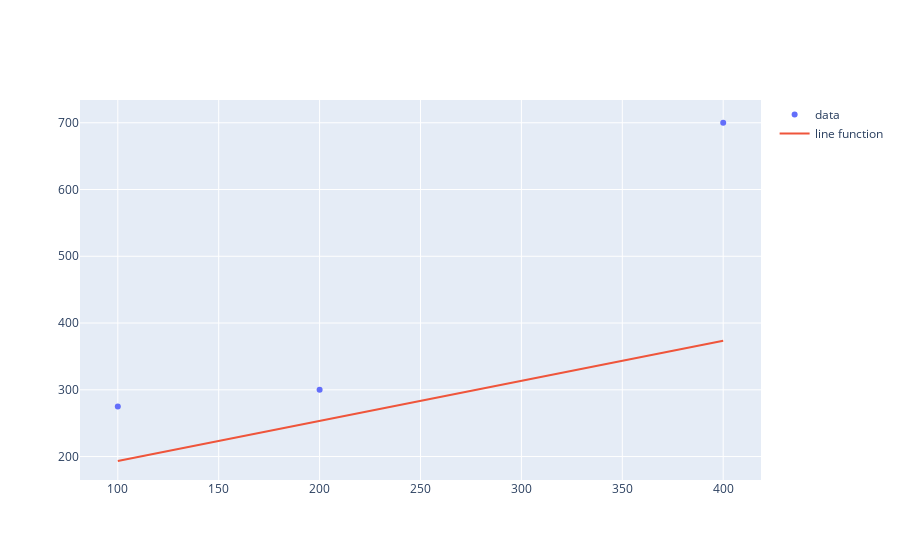

Notebook source saved alongside this figure:
### Code cell
from plotly.offline import iplot, init_notebook_mode
from graph import plot, m_b_trace
import plotly.graph_objs as go

init_notebook_mode(connected=True)

from graph import trace_values, plot

data_trace = trace_values(budgets, revenues)
regression_trace = m_b_trace(.6, 133.33, budgets)
plot([data_trace, regression_trace])

### Figure 1 — Plotly figure (JSON) as saved in the notebook; plotly's stock layout.template omitted (floating-point values rounded to 4 significant figures)
{"data": [{"mode": "markers", "name": "data", "text": [], "type": "scatter", "x": [100, 200, 400], "y": [275, 300, 700]}, {"mode": "lines", "name": "line function", "type": "scatter", "x": [100, 200, 400], "y": [193.3, 253.3, 373.3]}], "layout": {}}
